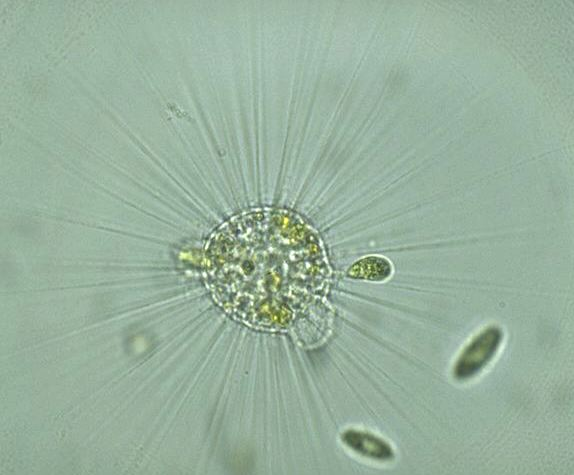
#> input picture Clustering-Segmentation-Microorganism/Data/EMDS5_g01.png, 574 x 475 px
$ jupyter execute --allow-errors notebook.ipynb
#> lines starting #> are read from the running program, lines starting #| are printed output that depends on the picture; after the words box and inside, x2 and y2 are one past the last pixel; in counts of white or black regions, pixels touching at a corner belong together
<h1 align=center style="line-height:200%;font-family:vazir;color:#0099cc">
<font face="vazir" color="#0099cc">
قطعه کوچولوها
</font>
</h1>

<h2 align=right style="line-height:200%;font-family:vazir;color:#0099cc">
<font face="vazir" color="#0099cc">
مقدمه
</font>
</h2>

<p dir=rtl style="direction: rtl;text-align: right;line-height:200%;font-family:vazir;font-size:medium">
<font face="vazir" size=3>
در این تمرین قصد داریم تا میکروارگانیسم‌ها را قطعه‌بندی کنیم . شما برای انجام قطعه‌بندی می‌توانید از روش دلخواه خود استفاده کنید . در ادامه با مراحل کار آشنا خواهید شد.
</font>
</p>

[cell 1]
import numpy as np
import matplotlib.pyplot as plt
import cv2
from sklearn.cluster import KMeans

<h2 align=right style="line-height:200%;font-family:vazir;color:#0099cc">
<font face="vazir" color="#0099cc">
مرحله اول: وارد کردن تصاویر
</font>
</h2>

<p dir=rtl style="direction: rtl;text-align: right;line-height:200%;font-family:vazir;font-size:medium">
<font face="vazir" size=3>
در این مرحله شما باید دو تصویر را وارد کنید. اینها تصاویری از دو میکروارگانیسم هستند که قصد داریم عملیات قطعه‌بندی را روی آنها انجام دهیم. این دو تصویر در پوشه داده تمرین قرار دارند. تصاویر عبارتند از:
    <br>
    Data/EMDS5_g01.png
    <br>
    Data/EMDS5_g02.png
</font>
</p>

[cell 2]
img1 = cv2.imread('Data/EMDS5_g01.png')
#> img1 is the input picture: shape (475, 574, 3); mean B, G, R 157.9, 177.5, 152.2
img2 = cv2.imread('Data/EMDS5_g02.png')
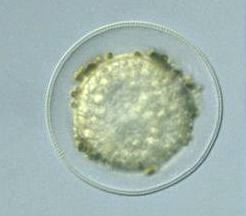
#> input picture Clustering-Segmentation-Microorganism/Data/EMDS5_g02.png, 246 x 216 px
#> img2 is the input picture: shape (216, 246, 3); mean B, G, R 176.6, 183.1, 164.1
plt.subplot(1, 2, 1)
plt.imshow(img1)
plt.subplot(1, 2, 2)
plt.imshow(img2)
plt.show()
#> figure, not shown here; B, G, R data is drawn as R, G, B

<h2 align=right style="line-height:200%;font-family:vazir;color:#0099cc">
<font face="vazir" color="#0099cc">
مرحله دوم: قطعه‌بندی
</font>
</h2>

<p dir=rtl style="direction: rtl;text-align: right;line-height:200%;font-family:vazir;font-size:medium">
<font face="vazir" size=3>
در این مرحله از یک تکنیک پیشرفته قطعه‌بندی استفاده کنید. هر دو تصویر را با استفاده از این تکنیک قطعه‌بندی کنید.
</font>
</p>

<p dir=rtl style="direction: rtl;text-align: right;line-height:200%;font-family:vazir;font-size:medium">
<font face="vazir" size=3>
در این مرحله هر دو تصویر را قطعه‌بندی کنید. دقت کنید که حتما خروجی قطعه‌بندی خود در این مرحله را حتما به حوزه خاکستری انتقال دهید. در مراحل بعدی ما از تصاویر خاکستری استفاده خواهیم کرد.
</font>
</p>

[cell 3]
clusters = [25, 50, 100]
pixels1 = img1.reshape((-1, 3))
pixels2 = img2.reshape((-1, 3))
set_kmeans1 = []
set_kmeans2 = []
images1 = []
images2 = []
for k in clusters:
    kmeans1 = KMeans(n_clusters=k, random_state=42)
    kmeans2 = KMeans(n_clusters=k, random_state=42)

    labels1 = kmeans1.fit_predict(pixels1)
    labels2 = kmeans2.fit_predict(pixels2)

    set_kmeans1.append(labels1)
    set_kmeans2.append(labels2)

    segmented1 = kmeans1.cluster_centers_[labels1].reshape(img1.shape).astype(np.uint8)
    segmented2 = kmeans2.cluster_centers_[labels2].reshape(img2.shape).astype(np.uint8)

    segmented1 = cv2.cvtColor(segmented1, cv2.COLOR_BGR2GRAY)
    segmented2 = cv2.cvtColor(segmented2, cv2.COLOR_BGR2GRAY)

    images1 += [segmented1]
    images2 += [segmented2]

    fig, ax = plt.subplots(1, 2, figsize=(20, 10))
    ax[0].imshow(segmented1)
    ax[1].imshow(segmented2)
    plt.show()
#> this loop made 3 passes
#> pass 1, `segmented1 = cv2.cvtColor(segmented1, cv2.COLOR_BGR2GRAY)`:
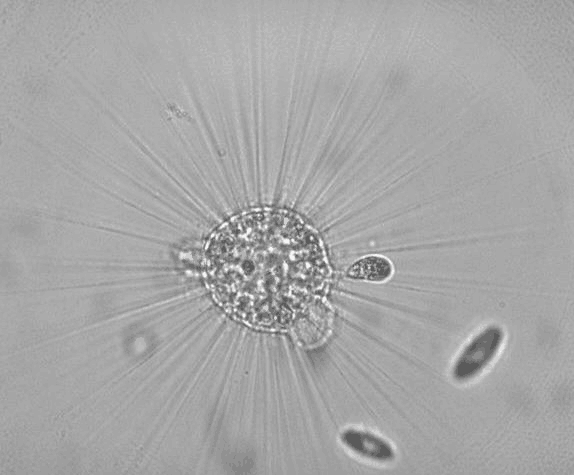
#> segmented1: shape (475, 574); min 90, max 245, mean 167
#> pass 1, `segmented2 = cv2.cvtColor(segmented2, cv2.COLOR_BGR2GRAY)`:
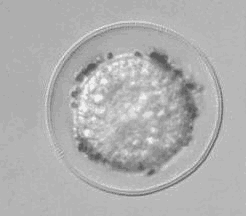
#> segmented2: shape (216, 246); min 90, max 238, mean 176.3
#> pass 2, `plt.show()`:
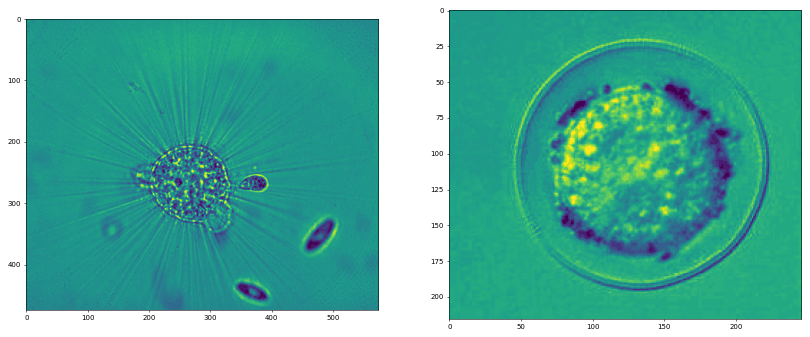
#> figure drawn by matplotlib, 2 panels
#> after the loop, images1 = 3 items; images2 = 3 items; set_kmeans1 = 3 items; set_kmeans2 = 3 items

<h2 align=right style="line-height:200%;font-family:vazir;color:#0099cc">
<font face="vazir" color="#0099cc">
مرحله سوم: تولید ماسک
</font>
</h2>

<p dir=rtl style="direction: rtl;text-align: right;line-height:200%;font-family:vazir;font-size:medium">
<font face="vazir" size=3>
    در این مرحله قصد داریم تا یک ماسک دودویی (ماسک سیاه و سفید) از تصاویر قطعه‌بندی شده مرحله قبل تولید کنیم. اینکار را می‌توان با استفاده از الگوریتم‌های قطعه‌بندی کلاسیک همانند (آستانه‌گذاری سراسری یا روش اتسو و...) انجام داد.هدف این مرحله این است که شی را از پیش‌زمینه جدا کند. دقت کنید که پیش‌زمینه حتما باید سیاه باشد و شی موجود در تصویر حتما باید سفید باشد.
</font>
</p>

[cell 4]
final_img1 = []
final_img2 = []
for seg1, seg2 in zip(images1, images2):
    otsu_1, image_seg1 = cv2.threshold(seg1, 0, 255, cv2.THRESH_OTSU+ cv2.THRESH_BINARY)
    otsu_2, image_seg2 = cv2.threshold(seg2, 0, 255, cv2.THRESH_OTSU+ cv2.THRESH_BINARY)
    image_seg1 = 255 - image_seg1
    image_seg2 = 255 - image_seg2
    fig, ax = plt.subplots(1, 2, figsize=(20, 10))
    ax[0].imshow(image_seg1, cmap = 'gray')
    ax[1].imshow(image_seg2, cmap = 'gray')
    final_img1 += [image_seg1]
    final_img2 += [image_seg2]
    plt.show()
#> this loop made 3 passes
#> (otsu_1, otsu_2) on passes 1 to 3: (145, 155), (142, 154), (147, 155)
#> pass 1, `otsu_1, image_seg1 = cv2.threshold(seg1, 0, 255, cv2.THRESH_OTSU+ cv2...`:
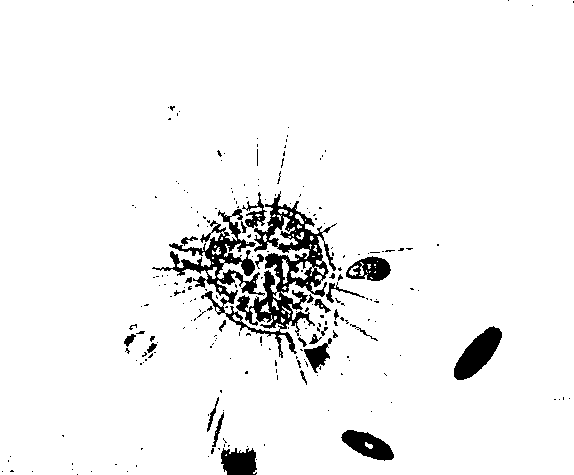
#> image_seg1: shape (475, 574); 94.7% white; 230 black regions (203 under 20 px), largest, box (x1, y1, x2, y2) and area: (152, 191, 337, 358) 7940, (454, 326, 502, 380) 1323, (341, 430, 394, 461) 922
#> pass 1, `otsu_2, image_seg2 = cv2.threshold(seg2, 0, 255, cv2.THRESH_OTSU+ cv2...`:
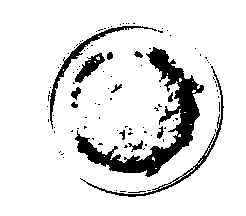
#> image_seg2: shape (216, 246); 88.9% white; 99 black regions (86 under 20 px), largest, box (x1, y1, x2, y2) and area: (75, 47, 204, 177) 3623, (80, 66, 224, 197) 668, (48, 26, 157, 129) 664
#> pass 2, `plt.show()`:
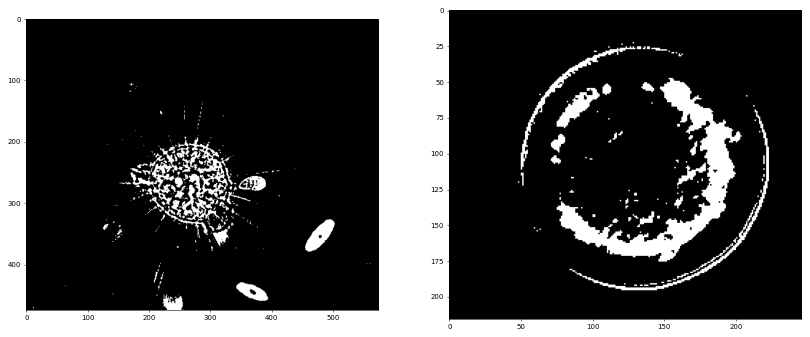
#> figure drawn by matplotlib, 2 panels
#> after the loop:
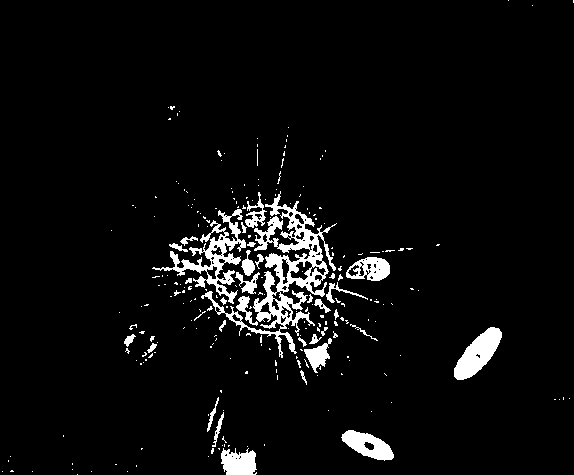
#> image_seg1: shape (475, 574); 5.1% white; 244 white regions (210 under 20 px), largest, box (x1, y1, x2, y2) and area: (201, 191, 337, 358) 4688, (152, 209, 246, 304) 2021, (454, 327, 502, 380) 1295
#> after the loop:
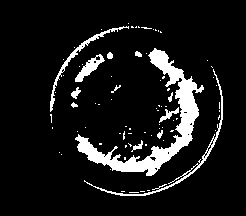
#> image_seg2: shape (216, 246); 9.4% white; 80 white regions (67 under 20 px), largest, box (x1, y1, x2, y2) and area: (75, 48, 204, 176) 3144, (84, 69, 223, 196) 578, (50, 26, 129, 112) 409
#> after the loop, final_img1 = 3 items; final_img2 = 3 items

<h2 align=right style="line-height:200%;font-family:vazir;color:#0099cc">
<font face="vazir" color="#0099cc">
مرحله چهارم: ذخیره‌سازی
</font>
</h2>

<p dir=rtl style="direction: rtl;text-align: right;line-height:200%;font-family:vazir;font-size:medium">
<font face="vazir" size=3>
در این مرحله ماسک‌های سیاه و سفید تولیدشده در مراحل قبل را به نام‌های زیر ذخیره کنید. توجه کنید که تصاویر را در حوزه خاکستری ذخیره کنید.
        <br>
    EMDS5_g01_segmented.png
    <br>
    EMDS5_g02_segmented.png
</font>
</p>

[cell 5]
cv2.imwrite('EMDS5_g01_segmented.png', final_img1[0])
cv2.imwrite('EMDS5_g02_segmented.png', final_img2[1])
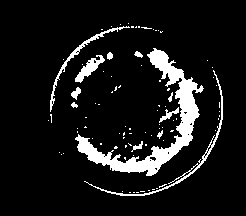
#> saved as EMDS5_g02_segmented.png: shape (216, 246); 9.3% white; 89 white regions (77 under 20 px), largest, box (x1, y1, x2, y2) and area: (75, 48, 204, 176) 3163, (84, 70, 223, 196) 536, (50, 26, 130, 112) 379
#> Out = True

<h2 align=right style="line-height:200%;font-family:vazir;color:#0099cc">
<font face="vazir" color="#0099cc">
مرحله پنجم: سلول جواب‌ساز
</font>
</h2>

<p dir=rtl style="direction: rtl;text-align: right;line-height:200%;font-family:vazir;font-size:medium">
<font face="vazir" size=3>
در مرحله آخر، بدون هیچ تغییری، این سلول را اجرا کنید تا پاسخ شما آماده شود.
</font>
</p>

[cell 6]
import zipfile

def compress(file_names):
    print("File Paths:")
    print(file_names)
    # Select the compression mode ZIP_DEFLATED for compression
    # or zipfile.ZIP_STORED to just store the file
    compression = zipfile.ZIP_DEFLATED
    # create the zip file first parameter path/name, second mode
    with zipfile.ZipFile("result.zip", mode="w") as zf:
        for file_name in file_names:
            # Add file to the zip file
            # first parameter file to zip, second filename in zip
            zf.write('./' + file_name, file_name, compress_type=compression)


file_names = ["notebook.ipynb", "EMDS5_g01_segmented.png", "EMDS5_g02_segmented.png"]
#> (the rest of this cell did not finish here and is left out)
